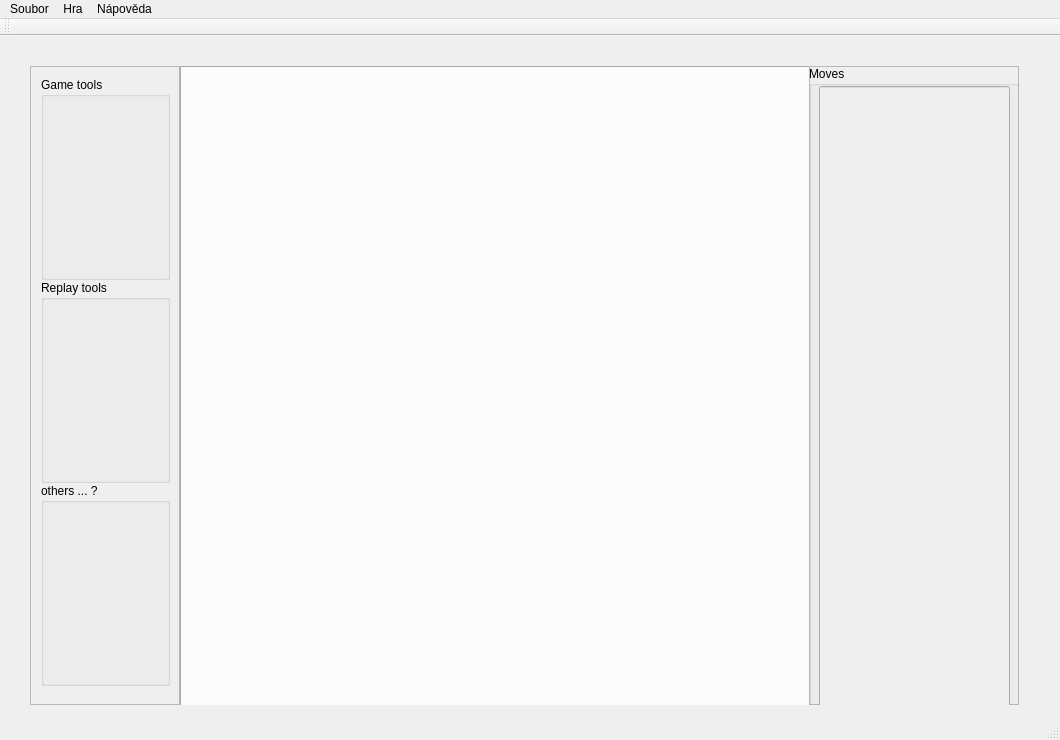
<?xml version="1.0" encoding="UTF-8"?>
<ui version="4.0">
 <class>MainWindow</class>
 <widget class="QMainWindow" name="MainWindow">
  <property name="geometry">
   <rect>
    <x>0</x>
    <y>0</y>
    <width>1060</width>
    <height>740</height>
   </rect>
  </property>
  <property name="windowTitle">
   <string>MainWindow</string>
  </property>
  <widget class="QWidget" name="centralWidget">
   <property name="maximumSize">
    <size>
     <width>16777215</width>
     <height>750</height>
    </size>
   </property>
   <widget class="QWidget" name="horizontalLayoutWidget">
    <property name="geometry">
     <rect>
      <x>19</x>
      <y>19</y>
      <width>1011</width>
      <height>661</height>
     </rect>
    </property>
    <layout class="QHBoxLayout" name="horizontalLayout">
     <property name="spacing">
      <number>0</number>
     </property>
     <item>
      <widget class="QFrame" name="frame_Tools">
       <property name="maximumSize">
        <size>
         <width>150</width>
         <height>650</height>
        </size>
       </property>
       <property name="frameShape">
        <enum>QFrame::StyledPanel</enum>
       </property>
       <property name="frameShadow">
        <enum>QFrame::Raised</enum>
       </property>
       <widget class="QWidget" name="verticalLayoutWidget">
        <property name="geometry">
         <rect>
          <x>0</x>
          <y>0</y>
          <width>151</width>
          <height>631</height>
         </rect>
        </property>
        <layout class="QVBoxLayout" name="verticalLayout">
         <property name="spacing">
          <number>0</number>
         </property>
         <item>
          <widget class="QGroupBox" name="groupBox_2">
           <property name="maximumSize">
            <size>
             <width>16777215</width>
             <height>215</height>
            </size>
           </property>
           <property name="title">
            <string>Game tools</string>
           </property>
          </widget>
         </item>
         <item>
          <widget class="QGroupBox" name="groupBox">
           <property name="maximumSize">
            <size>
             <width>16777215</width>
             <height>215</height>
            </size>
           </property>
           <property name="title">
            <string>Replay tools</string>
           </property>
          </widget>
         </item>
         <item>
          <widget class="QGroupBox" name="groupBox_3">
           <property name="maximumSize">
            <size>
             <width>16777215</width>
             <height>215</height>
            </size>
           </property>
           <property name="title">
            <string>others ... ?</string>
           </property>
          </widget>
         </item>
        </layout>
       </widget>
      </widget>
     </item>
     <item>
      <widget class="QFrame" name="frame_Game">
       <property name="maximumSize">
        <size>
         <width>650</width>
         <height>650</height>
        </size>
       </property>
       <property name="frameShape">
        <enum>QFrame::StyledPanel</enum>
       </property>
       <property name="frameShadow">
        <enum>QFrame::Raised</enum>
       </property>
       <widget class="QTabWidget" name="tabWidget_Games">
        <property name="geometry">
         <rect>
          <x>0</x>
          <y>0</y>
          <width>651</width>
          <height>650</height>
         </rect>
        </property>
        <property name="minimumSize">
         <size>
          <width>650</width>
          <height>650</height>
         </size>
        </property>
        <property name="maximumSize">
         <size>
          <width>651</width>
          <height>630</height>
         </size>
        </property>
        <property name="currentIndex">
         <number>-1</number>
        </property>
       </widget>
      </widget>
     </item>
     <item>
      <widget class="QFrame" name="frame_Moves">
       <property name="maximumSize">
        <size>
         <width>210</width>
         <height>16777215</height>
        </size>
       </property>
       <property name="frameShape">
        <enum>QFrame::StyledPanel</enum>
       </property>
       <property name="frameShadow">
        <enum>QFrame::Raised</enum>
       </property>
       <widget class="QGroupBox" name="groupBox_Moves">
        <property name="geometry">
         <rect>
          <x>0</x>
          <y>0</y>
          <width>211</width>
          <height>650</height>
         </rect>
        </property>
        <property name="minimumSize">
         <size>
          <width>0</width>
          <height>650</height>
         </size>
        </property>
        <property name="maximumSize">
         <size>
          <width>16777215</width>
          <height>650</height>
         </size>
        </property>
        <property name="title">
         <string>Moves</string>
        </property>
        <widget class="QLineEdit" name="lineEdit_Moves">
         <property name="enabled">
          <bool>false</bool>
         </property>
         <property name="geometry">
          <rect>
           <x>10</x>
           <y>20</y>
           <width>191</width>
           <height>631</height>
          </rect>
         </property>
        </widget>
       </widget>
      </widget>
     </item>
    </layout>
   </widget>
  </widget>
  <widget class="QMenuBar" name="menuBar">
   <property name="geometry">
    <rect>
     <x>0</x>
     <y>0</y>
     <width>1060</width>
     <height>22</height>
    </rect>
   </property>
   <widget class="QMenu" name="menuSoubor">
    <property name="title">
     <string>Soubor</string>
    </property>
    <addaction name="action_Open"/>
    <addaction name="action_Save"/>
    <addaction name="action_SaveAs"/>
    <addaction name="action_Close"/>
   </widget>
   <widget class="QMenu" name="menuHra">
    <property name="title">
     <string>Hra</string>
    </property>
    <addaction name="action_LocalLabel"/>
    <addaction name="action_NewLocalGame"/>
    <addaction name="separator"/>
    <addaction name="action_NetLabel"/>
    <addaction name="action_NewNetGame"/>
    <addaction name="action_DisconnectGame"/>
    <addaction name="separator"/>
   </widget>
   <widget class="QMenu" name="action_help">
    <property name="title">
     <string>Nápověda</string>
    </property>
   </widget>
   <addaction name="menuSoubor"/>
   <addaction name="menuHra"/>
   <addaction name="action_help"/>
  </widget>
  <widget class="QToolBar" name="mainToolBar">
   <attribute name="toolBarArea">
    <enum>TopToolBarArea</enum>
   </attribute>
   <attribute name="toolBarBreak">
    <bool>false</bool>
   </attribute>
  </widget>
  <widget class="QStatusBar" name="statusBar"/>
  <action name="action_Open">
   <property name="text">
    <string>Otevřít</string>
   </property>
  </action>
  <action name="action_Save">
   <property name="text">
    <string>Uložit</string>
   </property>
  </action>
  <action name="action_SaveAs">
   <property name="text">
    <string>Uložit jako</string>
   </property>
  </action>
  <action name="action_Close">
   <property name="text">
    <string>Zavřit</string>
   </property>
  </action>
  <action name="action_LocalLabel">
   <property name="text">
    <string>Lokální</string>
   </property>
   <property name="font">
    <font>
     <weight>75</weight>
     <bold>true</bold>
    </font>
   </property>
  </action>
  <action name="action_NetLabel">
   <property name="text">
    <string>Síťová</string>
   </property>
   <property name="font">
    <font>
     <weight>75</weight>
     <bold>true</bold>
    </font>
   </property>
  </action>
  <action name="action_NewNetGame">
   <property name="text">
    <string>Nová hra proti CPU</string>
   </property>
  </action>
  <action name="action_NewLocalGame">
   <property name="text">
    <string>Nová hra proti hráči</string>
   </property>
  </action>
  <action name="action_DisconnectGame">
   <property name="text">
    <string>Odpojit aktuální hru</string>
   </property>
  </action>
 </widget>
 <layoutdefault spacing="6" margin="11"/>
 <resources/>
 <connections/>
</ui>
